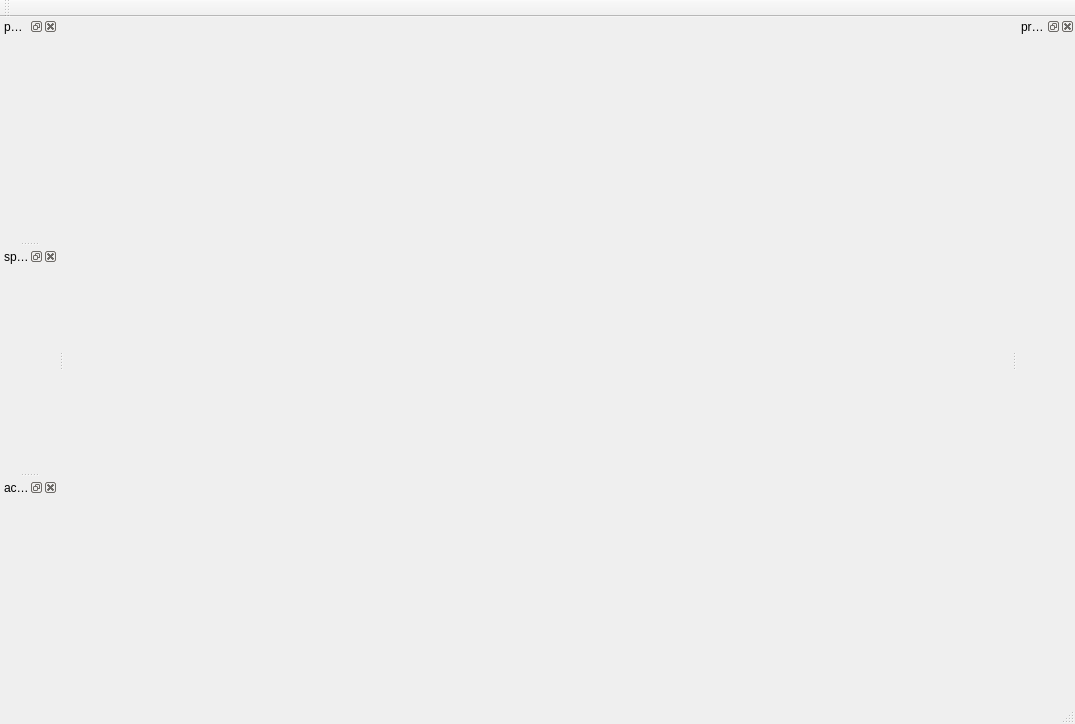
<?xml version="1.0" encoding="UTF-8"?>
<ui version="4.0">
 <class>CocosEditorClass</class>
 <widget class="QMainWindow" name="CocosEditorClass">
  <property name="geometry">
   <rect>
    <x>0</x>
    <y>0</y>
    <width>1075</width>
    <height>724</height>
   </rect>
  </property>
  <property name="windowTitle">
   <string>CocosEditor</string>
  </property>
  <property name="documentMode">
   <bool>true</bool>
  </property>
  <property name="dockOptions">
   <set>QMainWindow::AllowNestedDocks|QMainWindow::AllowTabbedDocks|QMainWindow::AnimatedDocks|QMainWindow::VerticalTabs</set>
  </property>
  <widget class="QWidget" name="centralWidget"/>
  <widget class="QMenuBar" name="menuBar">
   <property name="geometry">
    <rect>
     <x>0</x>
     <y>0</y>
     <width>1075</width>
     <height>23</height>
    </rect>
   </property>
   <property name="baseSize">
    <size>
     <width>0</width>
     <height>30</height>
    </size>
   </property>
  </widget>
  <widget class="QToolBar" name="mainToolBar">
   <attribute name="toolBarArea">
    <enum>TopToolBarArea</enum>
   </attribute>
   <attribute name="toolBarBreak">
    <bool>false</bool>
   </attribute>
  </widget>
  <widget class="QStatusBar" name="statusBar"/>
  <widget class="QDockWidget" name="particleWidget">
   <property name="windowTitle">
    <string>particles</string>
   </property>
   <attribute name="dockWidgetArea">
    <number>1</number>
   </attribute>
   <widget class="QWidget" name="dockWidgetContents_7"/>
  </widget>
  <widget class="QDockWidget" name="spineActionWidget">
   <property name="windowTitle">
    <string>spineActions</string>
   </property>
   <attribute name="dockWidgetArea">
    <number>1</number>
   </attribute>
   <widget class="QWidget" name="dockWidgetContents_8"/>
  </widget>
  <widget class="QDockWidget" name="actionWidget">
   <property name="windowTitle">
    <string>actions</string>
   </property>
   <attribute name="dockWidgetArea">
    <number>1</number>
   </attribute>
   <widget class="QWidget" name="dockWidgetContents_9"/>
  </widget>
  <widget class="QDockWidget" name="propertiesWidget">
   <property name="windowTitle">
    <string>properites</string>
   </property>
   <attribute name="dockWidgetArea">
    <number>2</number>
   </attribute>
   <widget class="QWidget" name="dockWidgetContents_11"/>
  </widget>
  <action name="actionOpen">
   <property name="text">
    <string>open</string>
   </property>
  </action>
  <zorder>particleWidget</zorder>
  <zorder>spineActionWidget</zorder>
  <zorder>actionWidget</zorder>
  <zorder>propertiesWidget</zorder>
 </widget>
 <layoutdefault spacing="6" margin="11"/>
 <resources>
  <include location="cocoseditor.qrc"/>
 </resources>
 <connections/>
</ui>
